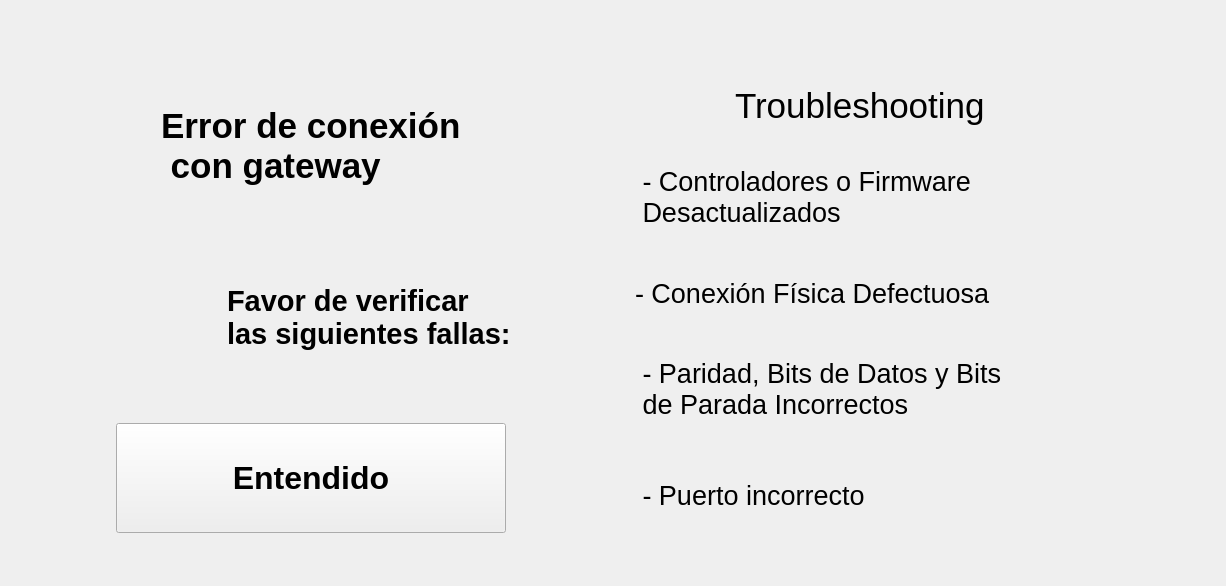
      <widget class="QWidget" name="page_3">
       <layout class="QGridLayout" name="gridLayout_8">
        <item row="0" column="0">
         <layout class="QHBoxLayout" name="horizontalLayout_43">
          <property name="topMargin">
           <number>60</number>
          </property>
          <property name="bottomMargin">
           <number>30</number>
          </property>
          <item>
           <layout class="QVBoxLayout" name="verticalLayout_20">
            <property name="leftMargin">
             <number>50</number>
            </property>
            <item>
             <layout class="QHBoxLayout" name="horizontalLayout_54">
              <property name="spacing">
               <number>30</number>
              </property>
              <item>
               <widget class="QLabel" name="lblTest1_10">
                <property name="minimumSize">
                 <size>
                  <width>70</width>
                  <height>70</height>
                 </size>
                </property>
                <property name="maximumSize">
                 <size>
                  <width>70</width>
                  <height>70</height>
                 </size>
                </property>
                <property name="text">
                 <string/>
                </property>
                <property name="pixmap">
                 <pixmap resource="../resources/resources.qrc">:/resources/microchip.png</pixmap>
                </property>
                <property name="scaledContents">
                 <bool>true</bool>
                </property>
               </widget>
              </item>
              <item>
               <widget class="QLabel" name="lblCode_33">
                <property name="minimumSize">
                 <size>
                  <width>400</width>
                  <height>130</height>
                 </size>
                </property>
                <property name="maximumSize">
                 <size>
                  <width>400</width>
                  <height>130</height>
                 </size>
                </property>
                <property name="font">
                 <font>
                  <pointsize>26</pointsize>
                  <weight>75</weight>
                  <bold>true</bold>
                 </font>
                </property>
                <property name="text">
                 <string>Error de conexión
 con gateway</string>
                </property>
               </widget>
              </item>
             </layout>
            </item>
            <item>
             <layout class="QHBoxLayout" name="horizontalLayout_20">
              <property name="spacing">
               <number>30</number>
              </property>
              <item>
               <widget class="QLabel" name="lblCode_34">
                <property name="minimumSize">
                 <size>
                  <width>70</width>
                  <height>70</height>
                 </size>
                </property>
                <property name="maximumSize">
                 <size>
                  <width>70</width>
                  <height>70</height>
                 </size>
                </property>
                <property name="text">
                 <string/>
                </property>
                <property name="pixmap">
                 <pixmap resource="../resources/resources.qrc">:/resources/magnifying-glass.png</pixmap>
                </property>
                <property name="scaledContents">
                 <bool>true</bool>
                </property>
                <property name="wordWrap">
                 <bool>false</bool>
                </property>
               </widget>
              </item>
              <item>
               <widget class="QLabel" name="label_13">
                <property name="minimumSize">
                 <size>
                  <width>300</width>
                  <height>180</height>
                 </size>
                </property>
                <property name="maximumSize">
                 <size>
                  <width>300</width>
                  <height>180</height>
                 </size>
                </property>
                <property name="font">
                 <font>
                  <pointsize>22</pointsize>
                  <weight>75</weight>
                  <bold>true</bold>
                 </font>
                </property>
                <property name="styleSheet">
                 <string notr="true"/>
                </property>
                <property name="text">
                 <string>Favor de verificar
las siguientes fallas:</string>
                </property>
               </widget>
              </item>
             </layout>
            </item>
            <item>
             <layout class="QHBoxLayout" name="horizontalLayout_21">
              <item>
               <layout class="QHBoxLayout" name="horizontalLayout_32">
                <property name="spacing">
                 <number>60</number>
                </property>
                <item>
                 <widget class="QPushButton" name="btnGatewayErrorOK">
                  <property name="minimumSize">
                   <size>
                    <width>390</width>
                    <height>110</height>
                   </size>
                  </property>
                  <property name="maximumSize">
                   <size>
                    <width>390</width>
                    <height>110</height>
                   </size>
                  </property>
                  <property name="font">
                   <font>
                    <pointsize>24</pointsize>
                    <weight>75</weight>
                    <bold>true</bold>
                   </font>
                  </property>
                  <property name="styleSheet">
                   <string notr="true">QPushButton {
	
	color: rgb(255, 255, 255);
	background-color: rgb(11, 186, 78);
     border: 4px solid rgb(11, 186, 78); /* Borde para el QStackedWidget */
    border-radius: 25px; /* Bordes redondeados solo para el QStackedWidget */
    padding: 5px; /* Opcional: agrega espacio interno */
}

QPushButton &gt; * {
    border: none; /* Asegura que los elementos dentro del QStackedWidget no hereden el borde */
    border-radius: 0px; /* Restablece el border-radius para los elementos internos */
    background-color: transparent; /* Opción para mantener el fondo de los elementos internos */
}</string>
                  </property>
                  <property name="text">
                   <string>Entendido</string>
                  </property>
                 </widget>
                </item>
               </layout>
              </item>
             </layout>
            </item>
           </layout>
          </item>
          <item>
           <spacer name="horizontalSpacer_44">
            <property name="orientation">
             <enum>Qt::Horizontal</enum>
            </property>
            <property name="sizeType">
             <enum>QSizePolicy::Expanding</enum>
            </property>
            <property name="sizeHint" stdset="0">
             <size>
              <width>68</width>
              <height>20</height>
             </size>
            </property>
           </spacer>
          </item>
          <item>
           <layout class="QVBoxLayout" name="verticalLayout_7">
            <item>
             <layout class="QHBoxLayout" name="horizontalLayout_55">
              <property name="spacing">
               <number>30</number>
              </property>
              <item>
               <widget class="QLabel" name="lblTest1_11">
                <property name="minimumSize">
                 <size>
                  <width>70</width>
                  <height>70</height>
                 </size>
                </property>
                <property name="maximumSize">
                 <size>
                  <width>70</width>
                  <height>70</height>
                 </size>
                </property>
                <property name="text">
                 <string/>
                </property>
                <property name="pixmap">
                 <pixmap resource="../resources/resources.qrc">:/resources/warning.png</pixmap>
                </property>
                <property name="scaledContents">
                 <bool>true</bool>
                </property>
               </widget>
              </item>
              <item>
               <widget class="QLabel" name="lblCode_35">
                <property name="minimumSize">
                 <size>
                  <width>450</width>
                  <height>30</height>
                 </size>
                </property>
                <property name="font">
                 <font>
                  <pointsize>26</pointsize>
                 </font>
                </property>
                <property name="text">
                 <string>Troubleshooting</string>
                </property>
               </widget>
              </item>
             </layout>
            </item>
            <item>
             <layout class="QVBoxLayout" name="verticalLayout_8">
              <item>
               <widget class="QLabel" name="label_14">
                <property name="minimumSize">
                 <size>
                  <width>580</width>
                  <height>100</height>
                 </size>
                </property>
                <property name="maximumSize">
                 <size>
                  <width>580</width>
                  <height>100</height>
                 </size>
                </property>
                <property name="font">
                 <font>
                  <pointsize>20</pointsize>
                 </font>
                </property>
                <property name="text">
                 <string> - Controladores o Firmware
 Desactualizados</string>
                </property>
               </widget>
              </item>
              <item>
               <widget class="QLabel" name="label_17">
                <property name="minimumSize">
                 <size>
                  <width>580</width>
                  <height>80</height>
                 </size>
                </property>
                <property name="maximumSize">
                 <size>
                  <width>580</width>
                  <height>80</height>
                 </size>
                </property>
                <property name="font">
                 <font>
                  <pointsize>20</pointsize>
                 </font>
                </property>
                <property name="text">
                 <string>- Conexión Física Defectuosa</string>
                </property>
               </widget>
              </item>
              <item>
               <widget class="QLabel" name="label_18">
                <property name="minimumSize">
                 <size>
                  <width>580</width>
                  <height>100</height>
                 </size>
                </property>
                <property name="maximumSize">
                 <size>
                  <width>580</width>
                  <height>100</height>
                 </size>
                </property>
                <property name="font">
                 <font>
                  <pointsize>20</pointsize>
                 </font>
                </property>
                <property name="text">
                 <string> - Paridad, Bits de Datos y Bits
 de Parada Incorrectos</string>
                </property>
               </widget>
              </item>
              <item>
               <widget class="QLabel" name="label_24">
                <property name="minimumSize">
                 <size>
                  <width>580</width>
                  <height>100</height>
                 </size>
                </property>
                <property name="maximumSize">
                 <size>
                  <width>580</width>
                  <height>100</height>
                 </size>
                </property>
                <property name="font">
                 <font>
                  <pointsize>20</pointsize>
                 </font>
                </property>
                <property name="text">
                 <string> - Puerto incorrecto</string>
                </property>
               </widget>
              </item>
             </layout>
            </item>
           </layout>
          </item>
         </layout>
        </item>
       </layout>
      </widget>
